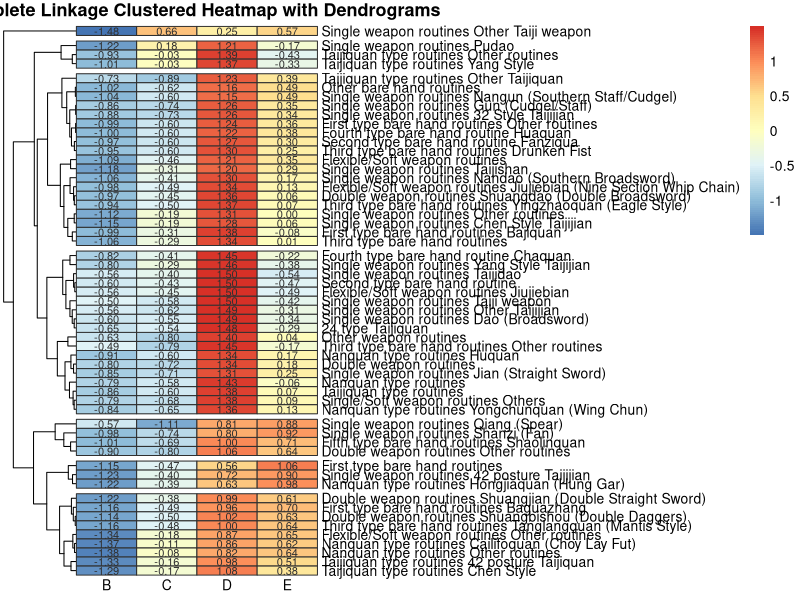

Source code (R):
## ---- chunk 1
#| message: false
#| warning: false

# Loading the libraries in:
library(tidyverse)
library(VIM)
library(ggplot2)
library(gplots)
library(pheatmap)
library("RColorBrewer")
## ---- chunk 2
# read `matrix_kf10.csv` which comes from many many many iterations of dplyr code

matrix_kf10 <- read.csv("mat_10kf.csv") |> select(-A) |> select(-`F`)
## ---- chunk 3
#| label: heatmap
#| warning: false

# selecting OUT the non-numeric columns in the data frame
mat <- as.matrix(matrix_kf10[,-(1:2)])
# chooses which column from the dataset to use for the row names
rownames(mat) <- as.character(matrix_kf10$recoded_forms)

# using pheatmap to create the clustered heatmap
heatmap <- pheatmap(
  mat,
  scale = "row", # character indicating if the values should be centered and scaled in either the row direction or the column direction, or none.
  clustering_distance_rows = 'euclidean',
  #clustering_distance_cols = 'euclidean',
  clustering_method = "complete",
  cluster_rows = T,
  cluster_cols = F,
  show_colnames = TRUE, 
  show_rownames = TRUE,
  display_numbers = T,
  cellwidth = NA, # adjust export size to account for print needs
  cellheight = NA, 
  angle_col = 0,
  number_color = "#303030",
  border_color = "#303030", 
  main = "Complete Linkage Clustered Heatmap with Dendrograms",
  cutree_rows = 7,
  color = colorRampPalette(rev(brewer.pal(n = 7, name = "RdYlBu")))(100),
  legend = T,
  legend_labels = NA)
